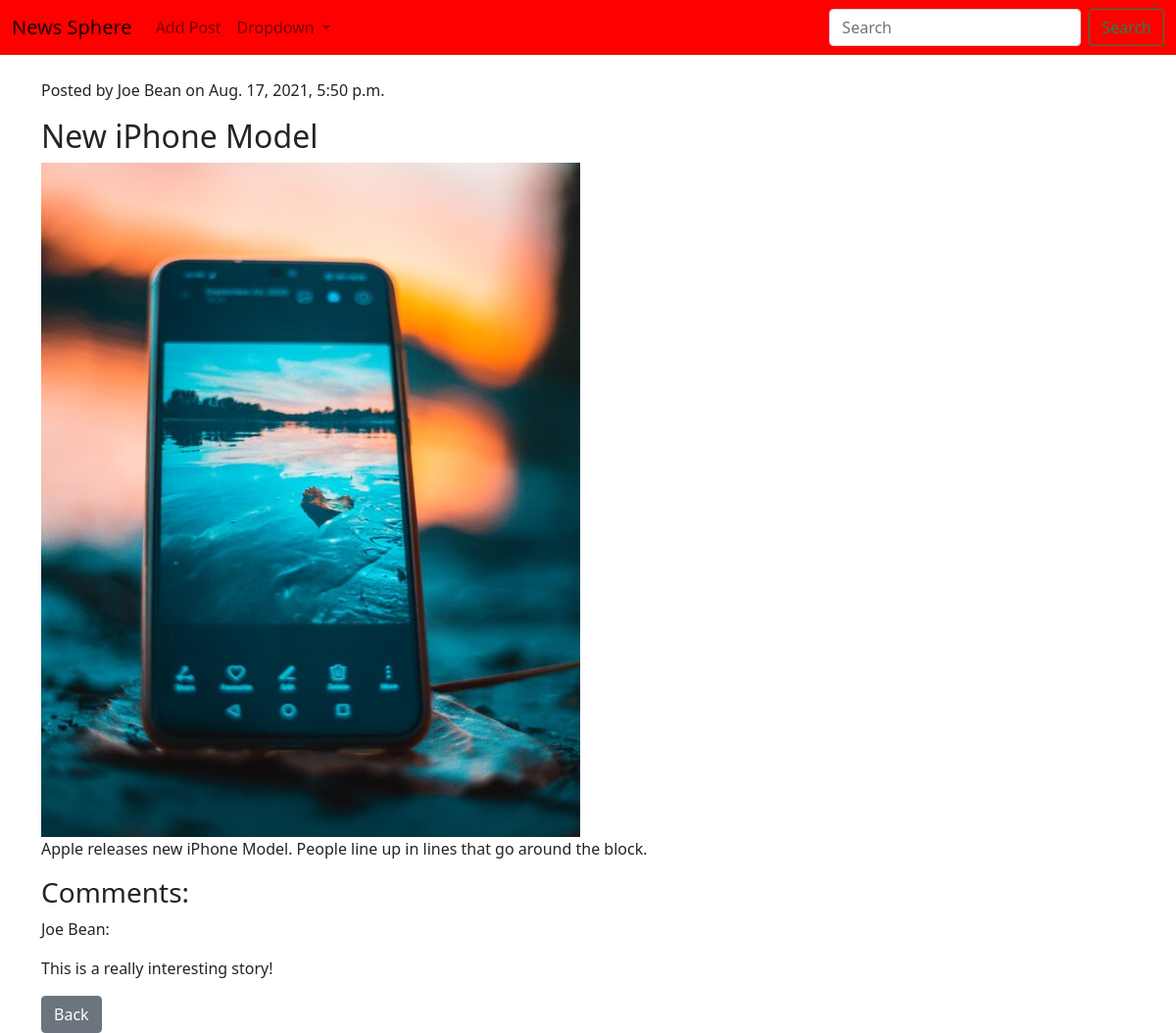
The app's page /posts/1/ with its own data.
### posts/models.py (models this page shows, shortened)
class Post(models.Model):
    user = models.ForeignKey(User, on_delete=models.CASCADE)
    post_title = models.CharField(max_length=50)
    post_image = models.ImageField(null=True, blank=True, upload_to='uploads/images')
    post_description = models.TextField(max_length=280)
    pub_date = models.DateTimeField('date published', default=timezone.now)
    votes = models.IntegerField(default=0)

class Comment(models.Model):
    user = models.ForeignKey(User, on_delete=models.CASCADE)
    post = models.ForeignKey(Post, on_delete=models.CASCADE)
    comment_text = models.TextField(max_length=280)
    pub_date = models.DateTimeField('date published', default=timezone.now)
    votes = models.IntegerField(default=0)

### posts/views.py (the view)
# urls.py: path('<int:pk>/', views.PostPage.as_view(), name='post_page'),
class PostPage(generic.DetailView):
    model = Post
    template_name = 'posts/post_page.html'

### posts/templates/posts/post_page.html (shortened to what this page needs)
{% extends 'base.html' %}
{% block content %}
{% if post %}
    <div>
        <p> Posted by {{ post.user.first_name }}
            {{ post.user.last_name }} on {{ post.pub_date}} </p>
        <h2>{{ post.post_title }}</h2>
        {% if post.post_image %}
            <img src="{{ post.post_image.url }}">
        {% endif %}
        <p> {{ post.post_description }} </p>
        <h3>Comments:</h3>
        {% for comment in post.comment_set.all  %}
            <p>{{ comment.user.first_name }} {{ comment.user.last_name }}:</p>
            <p> {{ comment.comment_text }} </p>
        {% endfor %}
    </div>
{% else %}
    <p> Post not found.</p>
{% endif %}
<a href="{% url 'posts:index' %}" class="btn btn-secondary">Back</a>
{% endblock %}

### posts/templates/base.html (shortened to what this page needs)
<!doctype html>
<html lang="en">
  <head>
    <link href="https://cdn.jsdelivr.net/npm/bootstrap@5.1.0/dist/css/bootstrap.min.css" rel="stylesheet">
  </head>
  <body>
  <nav class="navbar navbar-expand-lg navbar-light" style="background-color: #FF0000;">
  <div class="container-fluid">
    <a class="navbar-brand" href="{% url 'posts:index' %}">News Sphere</a>
    <div class="collapse navbar-collapse" id="navbarSupportedContent">
      <ul class="navbar-nav me-auto mb-2 mb-lg-0">
        <li class="nav-item">
          <a class="nav-link" href="{% url 'posts:add_post' %}">Add Post</a>
        </li>
        <li class="nav-item dropdown">
          <a class="nav-link dropdown-toggle" href="#" id="navbarDropdown" role="button" data-bs-toggle="dropdown" aria-expanded="false">
            Dropdown
          </a>
        </li>
      </ul>
      <form class="d-flex">
        <input class="form-control me-2" type="search" placeholder="Search" aria-label="Search">
        <button class="btn btn-outline-success" type="submit">Search</button>
      </form>
    </div>
  </div>
</nav>
    <br>
    <div class="container">
    {% block content %}
    {% endblock %}
      </div>
  </body>
</html>

### records on screen
Post: user.first_name "Joe", user.last_name "Bean", pub_date "Aug. 17, 2021, 5:50 p.m.", post_title "New iPhone Model", post_image (picture), post_description "Apple releases new iPhone Model. People line up in lines that go around the block."
Comment: user.first_name "Joe", user.last_name "Bean", comment_text "This is a really interesting story!"
